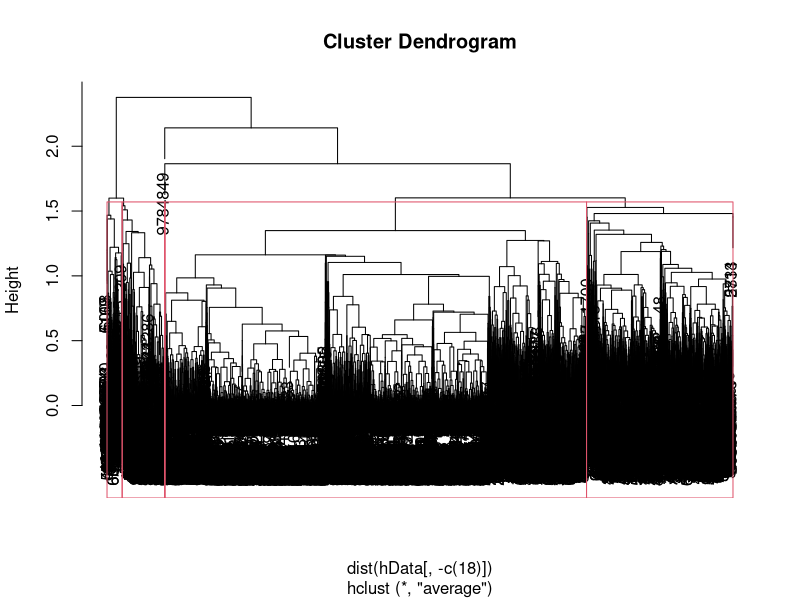

This figure's R source:
#  Group           : We have two databases
#  HW              : Final Project
#  Algorithm       : Hcluster

## remove all objects
rm(list=ls())
dev.off
#read CSV
data<-read.csv("attrition_data.csv",header = TRUE,na.strings = "?")
#  clean NA datas
k=na.omit(data)
# to much NA in TERMINATION_YEAR
data=data[,-14]
#data_keep$TERMINATION_YEAR[is.na(data_keep$TERMINATION_YEAR)]<-0

data=na.omit(data)
l=levels(factor(data$REFERRAL_SOURCE))
l
#print(typeof(data$ETHNICITY))
data$ETHNICITY <- as.numeric(data$ETHNICITY, levels = c("AMIND", "ASIAN", "BLACK", "HISPA", "PACIF", "TWO", "WHITE"), labels = c(1,2,3,4,5,6,7))
data$SEX=as.numeric(data$SEX, levels = c("F","M"),lable=c(1,2))
data$MARITAL_STATUS=as.numeric(data$MARITAL_STATUS, levels = c("Divorced","Single","Married"),lable=c(1,2,3))
data$NUMBER_OF_TEAM_CHANGED=as.numeric(data$NUMBER_OF_TEAM_CHANGED, levels = c("0","1","2","3","3+"),lable=c(0,1,2,3,4))
#gsub("e", "", group)
#view levels of EFERRAL_SOURCE
REFERRAL_SOURCE_Levels=levels(factor(data$REFERRAL_SOURCE))

REFERRAL_SOURCE_Levels=c(REFERRAL_SOURCE_Levels)
arr1 <- array(1:20)
data$REFERRAL_SOURCE=as.numeric(data$NUMBER_OF_TEAM_CHANGED, levels =REFERRAL_SOURCE_Levels,lable=arr1)
HIRE_MONTH_Levels=levels(factor(data$REFERRAL_SOURCE))

arr2<-array(1:12)
data$HIRE_MONTH=as.numeric(data$HIRE_MONTH, levels =HIRE_MONTH_Levels,lable=arr2)
data$REHIRE=as.numeric(data$REHIRE, levels = c(TRUE,FALSE),lable=c(1,2))
data$IS_FIRST_JOB=as.numeric(data$REHIRE, levels = c("N","Y"),lable=c(1,2))
data$TRAVELLED_REQUIRED=as.numeric(data$TRAVELLED_REQUIRED, levels = c("N","Y"),lable=c(1,2))
data$DISABLED_EMP=as.numeric(data$DISABLED_EMP, levels = c("N","Y"),lable=c(1,2))
data$DISABLED_VET=as.numeric(data$DISABLED_VET, levels = c("N","Y"),lable=c(1,2))
data$EDUCATION_LEVEL=as.numeric(data$EDUCATION_LEVEL, levels = c("LEVEL 1","LEVEL 2","LEVEL 3","LEVEL 4","LEVEL 5"),lable=c(1,2,3,4,5))
JOB_GROUP_Levels=levels(factor(data$JOB_GROUP))
JOB_GROUP_Levels=c(JOB_GROUP_Levels)
JOB_GROUP_Levels
arr3<-array(1:60)
data$JOB_GROUP=as.numeric(data$JOB_GROUP, levels =JOB_GROUP_Levels,lable=arr3)
Status_Levels=levels(factor(data$STATUS))
data$STATUS=as.numeric(data$STATUS, levels = c("T","A"),lable=c(1,2))
#drop some features that we dont need
newdata<-data[,-c(1,4)]
standardize <- function(x){x/max(x)} 
hData=newdata
#  clean NA datas
standardize=na.omit(standardize)
#hData$type <- as.numeric(hData$type, levels = c("white", "red"), labels = c("1","2"))
hData[,-18] <- as.data.frame(lapply(hData[,-18], standardize))
hData[,18]=as.factor(hData[,18])
hCluster=hclust(dist(hData[,-c(18)]),method="average")
#divide into 2 clusters
plot(hCluster)
rect.hclust(hCluster, k = 6)
hClustCut<-cutree(hCluster,7)
hClusterTable=table(clusters=hClustCut,STATUS=hData[,'STATUS'])
print('hcluster Table and Plot')
print(hClusterTable)







